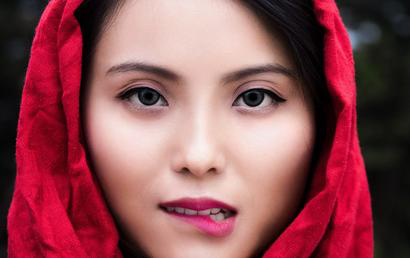
#> input picture pictures/girl3.png, 410 x 258 px
$ python 'Background separating by Object Segmentation.py'
#> lines starting #> are read from the running program, lines starting #| are printed output that depends on the picture; after the words box and inside, x2 and y2 are one past the last pixel; in counts of white or black regions, pixels touching at a corner belong together
import matplotlib.image as mpimg
import matplotlib.pyplot as plt
import numpy as np
from sklearn.cluster import KMeans
import cv2 # Import the library OpenCV

img = mpimg.imread('../pictures/girl3.png')
#> img is the input picture: shape (258, 410, 3) float32; mean R, G, B 0.561, 0.303, 0.33
plt.imshow(img)
imgplot = plt.imshow(img)
plt.axis('off')
plt.title("Original portrait")
plt.show()
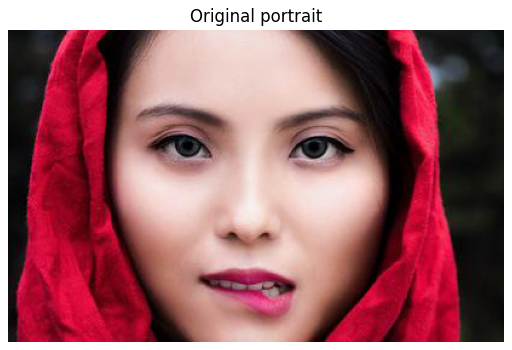
#> figure drawn by matplotlib, 1 panel

X = img.reshape((img.shape[0]*img.shape[1], img.shape[2]))


def RGBScale(image):
    if 0 < image[0][0][0] < 1:
        return (image * 255).astype(np.uint8)
    else:
        return image


def ClusterImage(image, nClusters):
    X = image.reshape((image.shape[0]*image.shape[1], image.shape[2]))
    for K in [nClusters]:
        kmeans = KMeans(n_clusters=nClusters, n_init=10).fit(X)
        label = kmeans.predict(X)

        imgTemp = np.zeros_like(X)

        # replace each pixel by its center !!!
        for k in range(K):
            imgTemp[label == k] = kmeans.cluster_centers_[k]

        # reshape and display output image
        imgRes = imgTemp.reshape((image.shape[0], image.shape[1], image.shape[2]))

    return RGBScale(imgRes)


def PlotShowClusteredImages(clusteredImage, n, _interpolation, title):
    clusteredImage = RGBScale(clusteredImage)
    plt.clf()
    for K in [n]:
        image = []
        if n != 0:
            image = ClusterImage(clusteredImage, K)
        else:
            image = clusteredImage.copy()
        plt.imshow(image, interpolation = _interpolation)
        plt.axis('off')
        plt.title(title)
        plt.show()
    return


def SegmentColorAreas(clusteredImage, pointList):
    for x in pointList:
        color_area = clusteredImage[x[0]][x[1]]

        # Create a mask for flood filling
        h, w = clusteredImage.shape[:2]
        mask = np.zeros((h + 2, w + 2), np.uint8)

        # Flood fill the area
        cv2.floodFill(clusteredImage, mask, (x[1], x[0]), (255, 255, 255), loDiff=color_area.tolist(), upDiff=color_area.tolist())

    return clusteredImage


def SegmentAreas(originalImage, colorSegmentedImage):
    orginalImage = RGBScale(originalImage)

    # Find the coordinates of the filled area by comparing the original and flood-filled images
    indices = np.where(np.all(colorSegmentedImage == [255, 255, 255], axis=-1))

    # Change the pixels in the original image to transparent color based on the coordinates
    for y, x in zip(indices[0], indices[1]):
        originalImage[y, x] = [255, 255, 255]

    return originalImage
###

# Segment the picture into n colors / n clusters
n = 3
clusteredImg = ClusterImage(img, n)
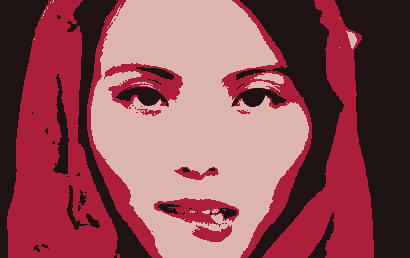
#> clusteredImg: shape (258, 410, 3); mean R, G, B 142.6, 76.5, 84
PlotShowClusteredImages(clusteredImg, 3, 'bilinear', "Color clustered portrait")

# Segment selected color areas
pointList = [[20, 20],
             [220, 390]
    ]

colorSegmentedImg = SegmentColorAreas(clusteredImg, pointList)
#> the loop in SegmentColorAreas, `for x in pointList:` made 2 passes
#> color_area on passes 1 to 2: [31, 18, 18], [31, 18, 18]
#> after the loop in SegmentColorAreas, `for x in pointList:`:
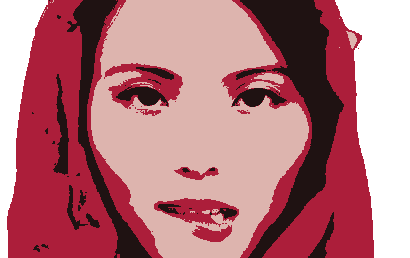
#> clusteredImage: shape (258, 410, 3); 17.16% of pixels changed, all inside (x1, y1, x2, y2) = (0, 0, 410, 258)
#PlotShowClusteredImages(colorSegmentedImg, 0, 'nearest')

# Segment the original image
areaSegmentedImg = SegmentAreas(RGBScale(img), colorSegmentedImg) # cant RGBScale inside SegmentAreas
#> in SegmentAreas, `indices = np.where(np.all(colorSegmentedImage == [255, 255, 255], axis..`: indices = 18147 positions, rows 0 to 257, columns 0 to 409
#> the loop in SegmentAreas, `for y, x in zip(indices[0], indices[1]):` made 18147 passes
#> x on passes 1 to 3: 0, 1, 2
#> after the loop in SegmentAreas, `for y, x in zip(indices[0], indices[1]):`:
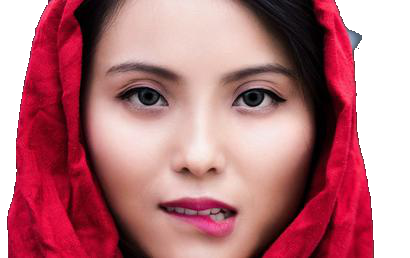
#> originalImage: shape (258, 410, 3); mean of channels 0, 1, 2 183, 117.2, 124.6; drawn as R, G, B
PlotShowClusteredImages(areaSegmentedImg, 0, 'bilinear', "Backgroundless portrait")
